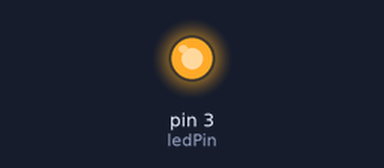
Recording of a sketch running on a simulated Arduino Uno, built with avr-gcc and run on an emulated ATmega328P. On the bench: output pins drawn as LEDs (lit = HIGH).

Above: at 0.05 s.
At 4.0 s:
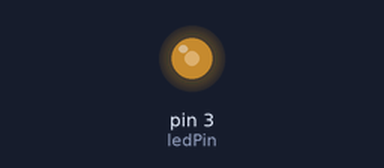
At 6.0 s:
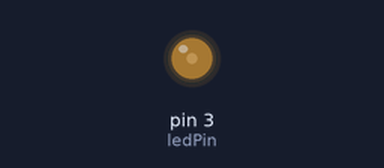
At 10.0 s:
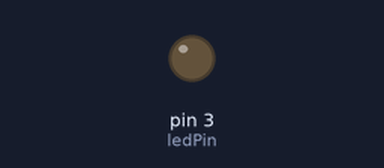
Timing chart, 0 to 13.0 s (numbered marks = the images above):
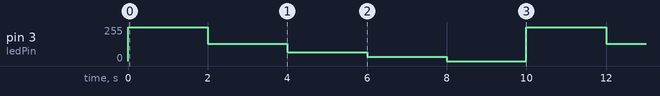

The sketch:

pwm.ino
```cpp
/*
 * Writes an analog value (PWM wave) to a pin.
 * Can be used to light a LED at varying brightnesses or drive a
 * motor at various speeds. After a call to analogWrite(), the pin
 * will generate a steady square wave of the specified duty cycle
 * until the next call to analogWrite() (or a call to digitalRead()
 * or digitalWrite() on the same pin).
 *
 * The frequency of the PWM signal on most pins is approximately 490 Hz.
 * On the Uno and similar boards, pins 5 and 6 have a frequency of
 * approximately 980 Hz. Pins 3 and 11 on the Leonardo also run at 980 Hz.
 */

/*
 *  On most Arduino boards (those with the ATmega168 or ATmega328),
 *  this function works on pins 3, 5, 6, 9, 10, and 11.
 *  On the Arduino Mega, it works on pins 2 - 13 and 44 - 46.
 *  Older Arduino boards with an ATmega8 only support analogWrite()
 *  on pins 9, 10, and 11.
 */
const int ledPin = 3;

void setup() {
  pinMode(ledPin, OUTPUT);
}

/*
 * Cycle through 5 values with a 2 seconds delay inbetween,
 * where 255 is full on and 0 is off.
 */
void loop() {
  analogWrite(ledPin,255);
  delay(2000);
  analogWrite(ledPin,128);
  delay(2000);
  analogWrite(ledPin,64);
  delay(2000);
  analogWrite(ledPin,32);
  delay(2000);
  analogWrite(ledPin,0);
  delay(2000);
}
```

Measured:
- by itself, pin 3 (ledPin): repeats every 10.0 s: 128/255 2.0 s, 64/255 2.0 s, 32/255 2.0 s, 0/255 2.0 s, 255/255 2.0 s
